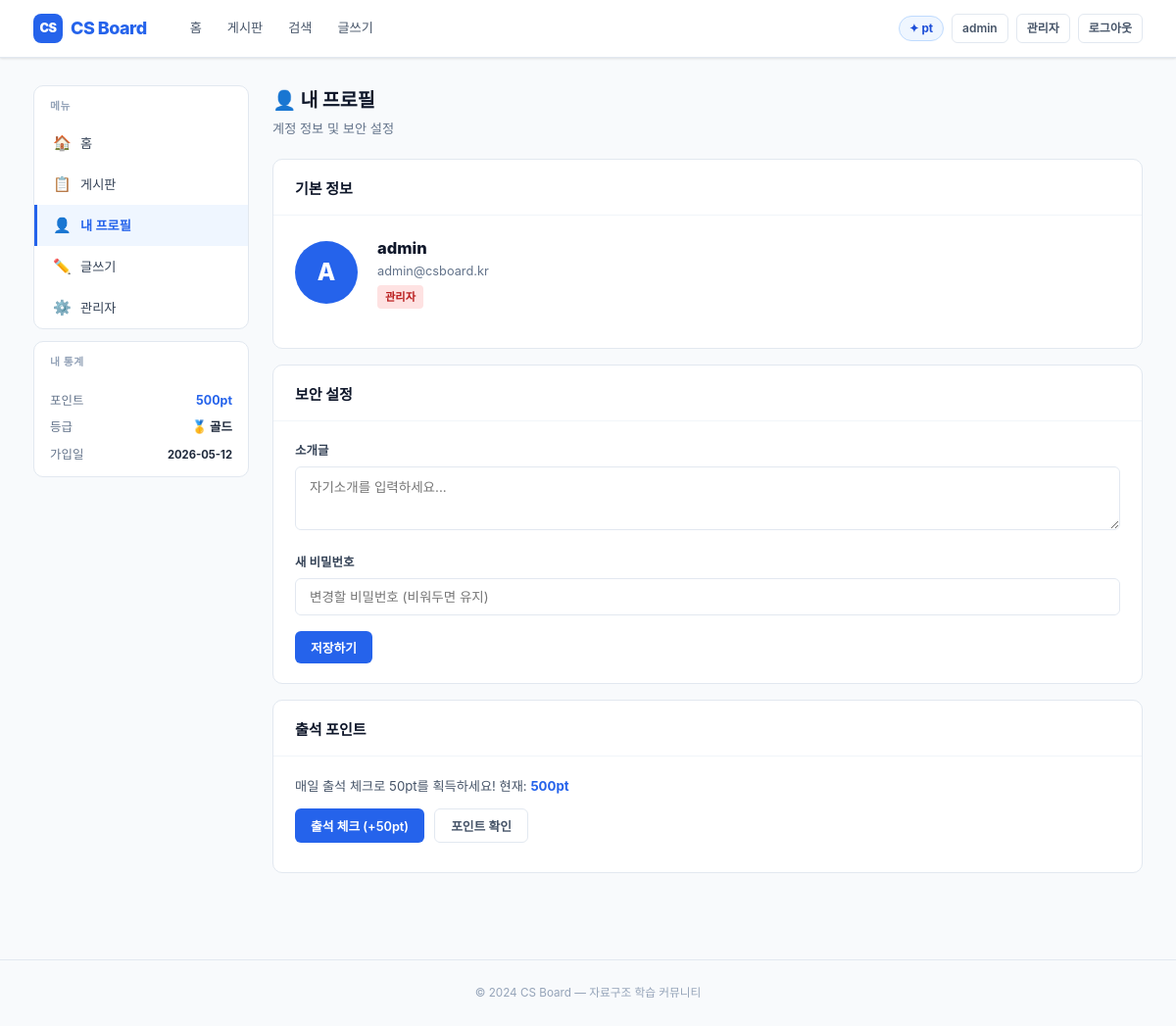
Screenshot of /profile (signed in) with the database file from the repository.
### tables this page shows
CREATE TABLE users (
        id INTEGER PRIMARY KEY AUTOINCREMENT,
        username TEXT UNIQUE NOT NULL,
        password_hash INTEGER NOT NULL,
        email TEXT DEFAULT '',
        bio TEXT DEFAULT '',
        is_admin INTEGER DEFAULT 0,
        points INTEGER DEFAULT 100,
        created_at TIMESTAMP DEFAULT CURRENT_TIMESTAMP
    );

### app.py (the view, shortened to what this page needs)
@app.route('/profile', methods=['GET', 'POST'])
def profile():
    if not session.get('username'):
        return redirect(url_for('login'))
    db = get_db()
    message = None
    user_data = db.execute("SELECT * FROM users WHERE username=?",
                           (session['username'],)).fetchone()
    return render_template('profile.html', user=session.get('username'),
                           is_admin=session.get('is_admin'),
                           user_data=user_data, message=message)

### app.py (called while the page is built)
def get_db():
    db = getattr(g, '_database', None)
    if db is None:
        db = g._database = sqlite3.connect(DATABASE)
        db.row_factory = sqlite3.Row
    return db

@app.teardown_appcontext
def close_connection(exception):
    db = getattr(g, '_database', None)
    if db is not None:
        db.close()

### templates/profile.html (shortened to what this page needs)
{% extends "base.html" %}
{% block body %}
<div class="layout">
  <aside class="sidebar">
    <div class="sidebar-section">
      <div class="sidebar-title">메뉴</div>
      <nav class="sidebar-nav">
        <a href="/"><span class="icon">🏠</span> 홈</a>
        <a href="/board"><span class="icon">📋</span> 게시판</a>
        <a href="/profile" class="active"><span class="icon">👤</span> 내 프로필</a>
        <a href="/write"><span class="icon">✏️</span> 글쓰기</a>
        {% if is_admin %}<a href="/admin"><span class="icon">⚙️</span> 관리자</a>{% endif %}
      </nav>
    </div>
    <div class="sidebar-section">
      <div class="sidebar-title">내 통계</div>
      <div class="sidebar-stat">
        <div class="stat-row">
          <span class="stat-label">포인트</span>
          <span class="stat-value blue">{{ user_data.points }}pt</span>
        </div>
        <div class="stat-row">
          <span class="stat-label">등급</span>
          <span class="stat-value">
            {% if user_data.points >= 300 %}🥇 골드
            {% elif user_data.points >= 150 %}🥈 실버
            {% else %}🥉 브론즈{% endif %}
          </span>
        </div>
        <div class="stat-row">
          <span class="stat-label">가입일</span>
          <span class="stat-value" style="font-size:.75rem;">{{ user_data.created_at[:10] }}</span>
        </div>
      </div>
    </div>
  </aside>
  <main>
    <div class="page-header">
      <h2 class="page-title">👤 내 프로필</h2>
      <p class="page-subtitle">계정 정보 및 보안 설정</p>
    </div>
    <div class="card" style="margin-bottom:16px;">
      <div class="card-header">
        <span class="card-title">기본 정보</span>
      </div>
      <div class="card-body">
        <div style="display:flex;align-items:center;gap:20px;margin-bottom:20px;">
          <div style="width:64px;height:64px;background:var(--blue-600);border-radius:50%;
                      display:flex;align-items:center;justify-content:center;
                      color:#fff;font-size:1.6rem;font-weight:800;">
            {{ user[0].upper() }}
          </div>
          <div>
            <div style="font-size:1.1rem;font-weight:800;color:var(--slate-900);">{{ user }}</div>
            <div style="font-size:.85rem;color:var(--slate-500);">{{ user_data.email or '이메일 미등록' }}</div>
            {% if user_data.is_admin %}
            <span class="tag red" style="margin-top:4px;">관리자</span>
            {% else %}
            <span class="tag blue" style="margin-top:4px;">일반 회원</span>
            {% endif %}
          </div>
        </div>
      </div>
    </div>
    <div class="card" style="margin-bottom:16px;">
      <div class="card-header">
        <span class="card-title">보안 설정</span>
      </div>
      <div class="card-body">
        <form method="POST" action="/profile">
          <div class="form-group">
            <label class="form-label">소개글</label>
            <textarea name="bio" class="form-input" rows="2"
                      placeholder="자기소개를 입력하세요...">{{ user_data.bio or '' }}</textarea>
          </div>
          <div class="form-group">
            <label class="form-label">새 비밀번호</label>
            <input type="password" name="new_password" class="form-input"
                   placeholder="변경할 비밀번호 (비워두면 유지)">
          </div>
          <button type="submit" class="btn btn-primary">저장하기</button>
        </form>
      </div>
    </div>
    <div class="card">
      <div class="card-header">
        <span class="card-title">출석 포인트</span>
      </div>
      <div class="card-body">
        <p style="font-size:.88rem;color:var(--slate-600);margin-bottom:12px;">
          매일 출석 체크로 50pt를 획득하세요! 현재: <b style="color:var(--blue-600);">{{ user_data.points }}pt</b>
        </p>
        <div style="display:flex;gap:10px;">
          <button id="claimBtn" onclick="claimPoint()" class="btn btn-primary">
            출석 체크 (+50pt)
          </button>
          <button onclick="checkPoints()" class="btn btn-ghost">포인트 확인</button>
        </div>
      </div>
    </div>
  </main>
</div>
{% endblock %}

### templates/base.html (shortened to what this page needs)
<!DOCTYPE html>
<html lang="ko">
<head>
</head>
<body>
<header class="header">
  <div class="header-inner">
    <a href="/" class="logo">
      <div class="logo-icon">CS</div>
      CS Board
    </a>
    <nav class="header-nav">
      <a href="/" {% if request.path == '/' %}class="active"{% endif %}>홈</a>
      <a href="/board" {% if request.path.startswith('/board') %}class="active"{% endif %}>게시판</a>
      <a href="/search" {% if request.path == '/search' %}class="active"{% endif %}>검색</a>
      {% if user %}<a href="/write">글쓰기</a>{% endif %}
    </nav>
    <div class="header-right">
      {% if user %}
        {% if points is not none %}
        <span class="badge-point">✦ {{ points }}pt</span>
        {% endif %}
        <a href="/profile" class="btn btn-ghost btn-sm">{{ user }}</a>
        {% if is_admin %}<a href="/admin" class="btn btn-ghost btn-sm">관리자</a>{% endif %}
        <a href="/logout" class="btn btn-ghost btn-sm">로그아웃</a>
      {% else %}
        <a href="/login" class="btn btn-ghost btn-sm">로그인</a>
        <a href="/register" class="btn btn-primary btn-sm">회원가입</a>
      {% endif %}
    </div>
  </div>
</header>
{% block body %}{% endblock %}
<footer class="footer">
  © 2024 CS Board — 자료구조 학습 커뮤니티
</footer>
</body>
</html>

### rows the page displays
users: username "admin", points "500", created_at "2026-05-12", email "admin@csboard.kr"

### other values shown
{{ user[0].upper() }} "A"
